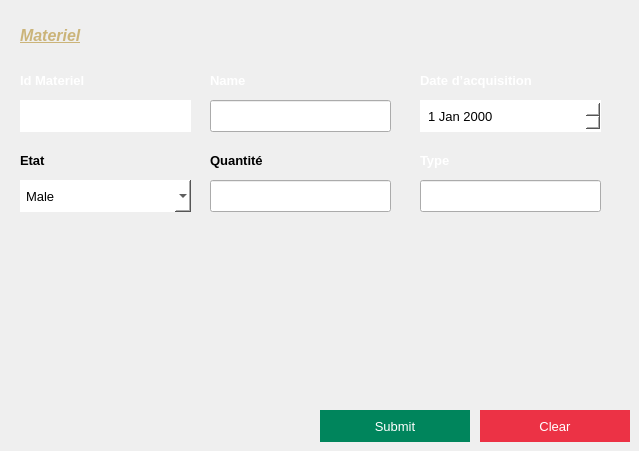
      <widget class="QWidget" name="tab_6">
       <attribute name="title">
        <string>insert</string>
       </attribute>
       <widget class="QLabel" name="label_18">
        <property name="geometry">
         <rect>
          <x>20</x>
          <y>20</y>
          <width>241</width>
          <height>31</height>
         </rect>
        </property>
        <property name="font">
         <font>
          <family>Arial</family>
          <pointsize>12</pointsize>
          <bold>true</bold>
         </font>
        </property>
        <property name="text">
         <string>&lt;html&gt;&lt;head/&gt;&lt;body&gt;&lt;p&gt;&lt;span style=&quot; font-style:italic; text-decoration: underline; color:#cbb479;&quot;&gt;Materiel&lt;/span&gt;&lt;/p&gt;&lt;/body&gt;&lt;/html&gt;</string>
        </property>
       </widget>
       <widget class="QLabel" name="id">
        <property name="geometry">
         <rect>
          <x>20</x>
          <y>70</y>
          <width>141</width>
          <height>21</height>
         </rect>
        </property>
        <property name="font">
         <font>
          <pointsize>10</pointsize>
          <bold>true</bold>
         </font>
        </property>
        <property name="text">
         <string>&lt;html&gt;&lt;head/&gt;&lt;body&gt;&lt;p&gt;&lt;span style=&quot; color:#ffffff;&quot;&gt;Id Materiel&lt;/span&gt;&lt;/p&gt;&lt;/body&gt;&lt;/html&gt;</string>
        </property>
       </widget>
       <widget class="QLabel" name="id_2">
        <property name="geometry">
         <rect>
          <x>210</x>
          <y>70</y>
          <width>141</width>
          <height>21</height>
         </rect>
        </property>
        <property name="font">
         <font>
          <pointsize>10</pointsize>
          <bold>true</bold>
         </font>
        </property>
        <property name="text">
         <string>&lt;html&gt;&lt;head/&gt;&lt;body&gt;&lt;p&gt;&lt;span style=&quot; color:#ffffff;&quot;&gt;Name&lt;/span&gt;&lt;/p&gt;&lt;/body&gt;&lt;/html&gt;</string>
        </property>
       </widget>
       <widget class="QLabel" name="id_3">
        <property name="geometry">
         <rect>
          <x>420</x>
          <y>70</y>
          <width>141</width>
          <height>21</height>
         </rect>
        </property>
        <property name="font">
         <font>
          <pointsize>10</pointsize>
          <bold>true</bold>
         </font>
        </property>
        <property name="text">
         <string>&lt;html&gt;&lt;head/&gt;&lt;body&gt;&lt;p&gt;&lt;span style=&quot; color:#ffffff;&quot;&gt;Date &lt;/span&gt;&lt;span style=&quot; color:#ffffff;&quot;&gt;d’acquisition&lt;/span&gt;&lt;/p&gt;&lt;/body&gt;&lt;/html&gt;</string>
        </property>
       </widget>
       <widget class="QLineEdit" name="empName">
        <property name="geometry">
         <rect>
          <x>20</x>
          <y>100</y>
          <width>171</width>
          <height>32</height>
         </rect>
        </property>
        <property name="font">
         <font>
          <family>Arial</family>
          <pointsize>10</pointsize>
         </font>
        </property>
        <property name="styleSheet">
         <string notr="true">#empName
{
	background:white;
	color:black;
	border:none;
	padding-left:6px;
}</string>
        </property>
       </widget>
       <widget class="QLineEdit" name="empName_2">
        <property name="geometry">
         <rect>
          <x>210</x>
          <y>100</y>
          <width>181</width>
          <height>32</height>
         </rect>
        </property>
        <property name="font">
         <font>
          <family>Arial</family>
          <pointsize>10</pointsize>
         </font>
        </property>
        <property name="styleSheet">
         <string notr="true">#empName
{
	background:white;
	color:black;
	border:none;
	padding-left:6px;
}</string>
        </property>
       </widget>
       <widget class="QLineEdit" name="empName_3">
        <property name="geometry">
         <rect>
          <x>210</x>
          <y>180</y>
          <width>181</width>
          <height>32</height>
         </rect>
        </property>
        <property name="font">
         <font>
          <family>Arial</family>
          <pointsize>10</pointsize>
         </font>
        </property>
        <property name="styleSheet">
         <string notr="true">#empName
{
	background:white;
	color:black;
	border:none;
	padding-left:6px;
}</string>
        </property>
       </widget>
       <widget class="QDateEdit" name="empDOB">
        <property name="geometry">
         <rect>
          <x>420</x>
          <y>100</y>
          <width>181</width>
          <height>32</height>
         </rect>
        </property>
        <property name="font">
         <font>
          <family>Arial</family>
          <pointsize>10</pointsize>
         </font>
        </property>
        <property name="styleSheet">
         <string notr="true">#empDOB
{
	background:white;
	color:black;
	border:none;
	padding-left:6px;
}</string>
        </property>
        <property name="currentSection">
         <enum>QDateTimeEdit::Section::YearSection</enum>
        </property>
       </widget>
       <widget class="QLabel" name="id_4">
        <property name="geometry">
         <rect>
          <x>20</x>
          <y>150</y>
          <width>141</width>
          <height>21</height>
         </rect>
        </property>
        <property name="font">
         <font>
          <pointsize>10</pointsize>
          <bold>true</bold>
         </font>
        </property>
        <property name="text">
         <string>&lt;html&gt;&lt;head/&gt;&lt;body&gt;&lt;p&gt;Etat&lt;/p&gt;&lt;/body&gt;&lt;/html&gt;</string>
        </property>
       </widget>
       <widget class="QLabel" name="id_5">
        <property name="geometry">
         <rect>
          <x>210</x>
          <y>150</y>
          <width>141</width>
          <height>21</height>
         </rect>
        </property>
        <property name="font">
         <font>
          <pointsize>10</pointsize>
          <bold>true</bold>
         </font>
        </property>
        <property name="text">
         <string>&lt;html&gt;&lt;head/&gt;&lt;body&gt;&lt;p&gt;Quantité&lt;/p&gt;&lt;/body&gt;&lt;/html&gt;</string>
        </property>
       </widget>
       <widget class="QLabel" name="id_6">
        <property name="geometry">
         <rect>
          <x>420</x>
          <y>150</y>
          <width>141</width>
          <height>21</height>
         </rect>
        </property>
        <property name="font">
         <font>
          <pointsize>10</pointsize>
          <bold>true</bold>
         </font>
        </property>
        <property name="text">
         <string>&lt;html&gt;&lt;head/&gt;&lt;body&gt;&lt;p&gt;&lt;span style=&quot; color:#ffffff;&quot;&gt;Type&lt;/span&gt;&lt;/p&gt;&lt;/body&gt;&lt;/html&gt;</string>
        </property>
       </widget>
       <widget class="QComboBox" name="empGender">
        <property name="geometry">
         <rect>
          <x>20</x>
          <y>180</y>
          <width>171</width>
          <height>32</height>
         </rect>
        </property>
        <property name="font">
         <font>
          <family>Arial</family>
          <pointsize>10</pointsize>
         </font>
        </property>
        <property name="styleSheet">
         <string notr="true">#empGender
{
	background:white;
	color:black;
	border:none;
	padding-left:6px;
}</string>
        </property>
        <item>
         <property name="text">
          <string>Male</string>
         </property>
        </item>
        <item>
         <property name="text">
          <string>Female</string>
         </property>
        </item>
        <item>
         <property name="text">
          <string>Other</string>
         </property>
        </item>
       </widget>
       <widget class="QLineEdit" name="empName_4">
        <property name="geometry">
         <rect>
          <x>420</x>
          <y>180</y>
          <width>181</width>
          <height>32</height>
         </rect>
        </property>
        <property name="font">
         <font>
          <family>Arial</family>
          <pointsize>10</pointsize>
         </font>
        </property>
        <property name="styleSheet">
         <string notr="true">#empName
{
	background:white;
	color:black;
	border:none;
	padding-left:6px;
}</string>
        </property>
       </widget>
       <widget class="QPushButton" name="pushButton_13">
        <property name="geometry">
         <rect>
          <x>480</x>
          <y>410</y>
          <width>150</width>
          <height>32</height>
         </rect>
        </property>
        <property name="font">
         <font>
          <pointsize>10</pointsize>
         </font>
        </property>
        <property name="cursor">
         <cursorShape>PointingHandCursor</cursorShape>
        </property>
        <property name="focusPolicy">
         <enum>Qt::FocusPolicy::TabFocus</enum>
        </property>
        <property name="styleSheet">
         <string notr="true">#pushButton_13
{
	background:#EC3245;
	border:none;
	color:white;
}

#pushButton_13:hover
{
	background:#2d2d2d;
	border:2px solid #EC3245;
	color:#EC3245;
}</string>
        </property>
        <property name="text">
         <string>Clear</string>
        </property>
       </widget>
       <widget class="QPushButton" name="pushButton_14">
        <property name="geometry">
         <rect>
          <x>320</x>
          <y>410</y>
          <width>150</width>
          <height>32</height>
         </rect>
        </property>
        <property name="font">
         <font>
          <pointsize>10</pointsize>
         </font>
        </property>
        <property name="cursor">
         <cursorShape>PointingHandCursor</cursorShape>
        </property>
        <property name="focusPolicy">
         <enum>Qt::FocusPolicy::TabFocus</enum>
        </property>
        <property name="styleSheet">
         <string notr="true">#pushButton_14
{
	background:#00855C;
	border:none;
	color:white;
}

#pushButton_14:hover
{
	background:#2D2D2D;
	border:2px solid #00855C;
	color:#00855C;
}</string>
        </property>
        <property name="text">
         <string>Submit</string>
        </property>
       </widget>
      </widget>
